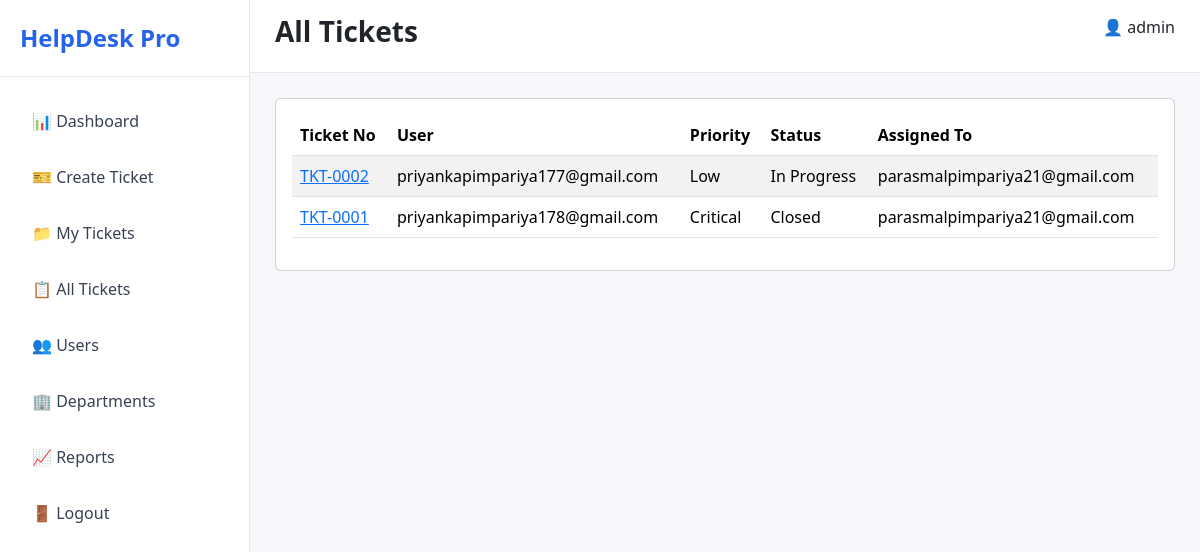
Page /tickets/all/ (signed in) on the earlier database version.
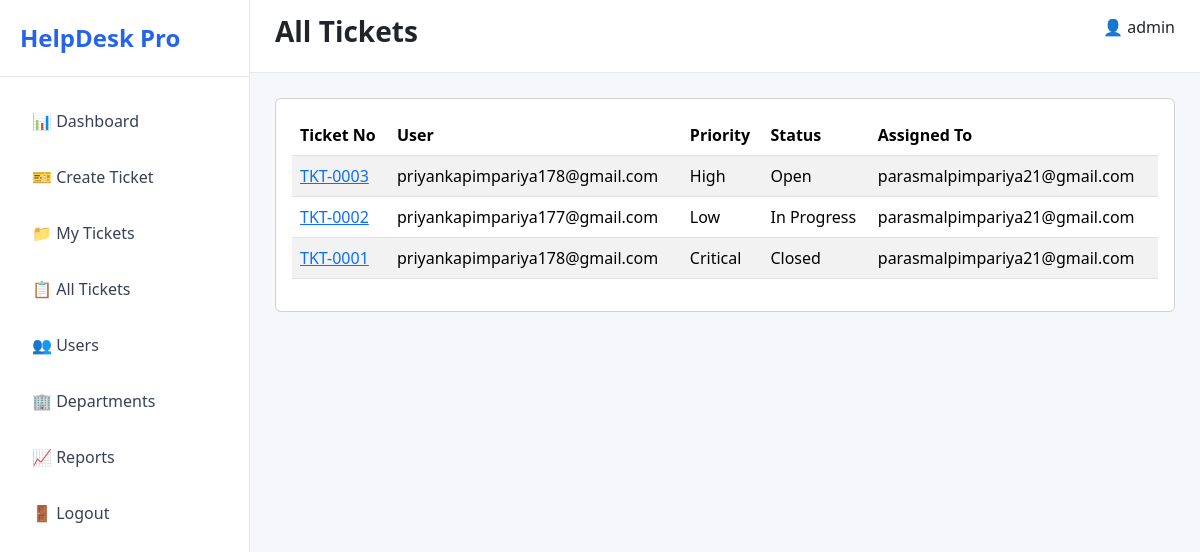
Same page on the later database version.
### tickets/models.py (models this page shows, shortened)
class Ticket(models.Model):
    PRIORITY_CHOICES = [
        ('Low', 'Low'),
        ('Medium', 'Medium'),
        ('High', 'High'),
        ('Critical', 'Critical'),
    ]
    STATUS_CHOICES = [
        ('Open', 'Open'),
        ('In Progress', 'In Progress'),
        ('Resolved', 'Resolved'),
        ('Closed', 'Closed'),
    ]
    ticket_number = models.CharField(
        max_length=20,
        unique=True
    )
    title = models.CharField(
        max_length=255
    )
    description = models.TextField()
    department = models.ForeignKey(
        Department,
        on_delete=models.CASCADE
    )
    priority = models.CharField(
        max_length=20,
        choices=PRIORITY_CHOICES,
        default='Low'
    )
    status = models.CharField(
        max_length=20,
        choices=STATUS_CHOICES,
        default='Open'
    )
    created_by = models.ForeignKey(
        settings.AUTH_USER_MODEL,
        on_delete=models.CASCADE,
        related_name='created_tickets'
    )
    assigned_to = models.ForeignKey(
        settings.AUTH_USER_MODEL,
        on_delete=models.SET_NULL,
        null=True,
        blank=True,
        related_name='assigned_tickets'
    )
    created_at = models.DateTimeField(
        auto_now_add=True
    )
    updated_at = models.DateTimeField(
        auto_now=True
    )

### accounts/models.py (models this page shows)
class User(AbstractUser):
    ROLE_CHOICES = (
        ('SUPER_ADMIN', 'Super Admin'),
        ('ADMIN', 'Admin'),
        ('AGENT', 'Agent'),
        ('EMPLOYEE', 'Employee'),
    )
    email = models.EmailField(unique=True)
    role = models.CharField(
        max_length=20,
        choices=ROLE_CHOICES,
        default='EMPLOYEE'
    )
    phone = models.CharField(
        max_length=15,
        blank=True,
        null=True
    )
    profile_image = models.ImageField(
        upload_to='profile_images/',
        blank=True,
        null=True
    )
    department = models.ForeignKey(
        'departments.Department',
        on_delete=models.SET_NULL,
        blank=True,
        null=True
    )
    USERNAME_FIELD = 'email'
    REQUIRED_FIELDS = ['username']
    def __str__(self):
        return self.email

### tickets/views.py (the view)
# urls.py: path('all/', all_tickets, name='all_tickets' ),
@login_required
def all_tickets(request):
    if request.user.role not in [
        'ADMIN',
        'SUPER_ADMIN'
    ]:
        return redirect('dashboard')
    tickets = Ticket.objects.all().order_by(
        '-created_at'
    )
    return render(
        request,
        'tickets/all_tickets.html',
        {'tickets': tickets}
    )

### templates/tickets/all_tickets.html (shortened to what this page needs)
{% extends 'base.html' %}
{% block page_title %}
All Tickets
{% endblock %}
{% block content %}
<div class="card">
    <div class="card-body">
        <table class="table table-striped">
            <thead>
                <tr>
                    <th>Ticket No</th>
                    <th>User</th>
                    <th>Priority</th>
                    <th>Status</th>
                    <th>Assigned To</th>
                </tr>
            </thead>
            <tbody>
            {% for ticket in tickets %}
                <tr>
                    <td>
                        <a href="{% url 'ticket_detail' ticket.id %}">
                            {{ ticket.ticket_number }}
                        </a>
                    </td>
                    <td>{{ ticket.created_by }}</td>
                    <td>{{ ticket.priority }}</td>
                    <td>{{ ticket.status }}</td>
                    <td>
                        {% if ticket.assigned_to %}
                            {{ ticket.assigned_to }}
                        {% else %}
                            Not Assigned
                        {% endif %}
                    </td>
                </tr>
            {% endfor %}
            </tbody>
        </table>
    </div>
</div>
{% endblock %}

Differences in the rows shown:
added Ticket: ticket_number "TKT-0003", created_by "priyankapimpariya178@gmail.com", priority "High", status "Open", assigned_to "parasmalpimpariya21@gmail.com"
